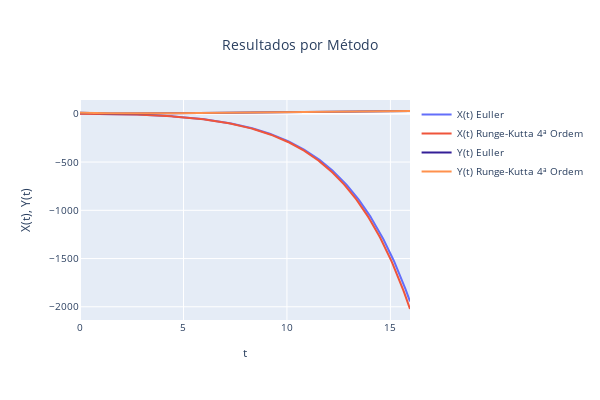

Notebook cell for this chart:
### Code cell
e.plot_output()

### Figure 1 — Plotly figure (JSON) as saved in the notebook; plotly's stock layout.template omitted (floating-point values rounded to 4 significant figures; data arrays with more than 128 entries replaced by an {"elided": "..."} marker saying what was removed)
{"data": [{"mode": "lines", "name": "X(t) Euller", "type": "scatter", "x": {"elided": "300 float values"}, "y": {"elided": "300 float values"}}, {"mode": "lines", "name": "X(t) Runge-Kutta 4ª Ordem", "type": "scatter", "x": {"elided": "300 float values"}, "y": {"elided": "300 float values"}}, {"line": {"color": "#341f97"}, "mode": "lines", "name": "Y(t) Euller", "type": "scatter", "x": {"elided": "300 float values"}, "y": {"elided": "300 float values"}}, {"line": {"color": "#FF914D"}, "mode": "lines", "name": "Y(t) Runge-Kutta 4ª Ordem", "type": "scatter", "x": {"elided": "300 float values"}, "y": {"elided": "300 float values"}}], "layout": {"font": {"size": 10}, "height": 400, "title": {"text": "Resultados por Método", "x": 0.5}, "width": 600, "xaxis": {"title": {"text": "t"}}, "yaxis": {"title": {"text": "X(t), Y(t)"}}}}
